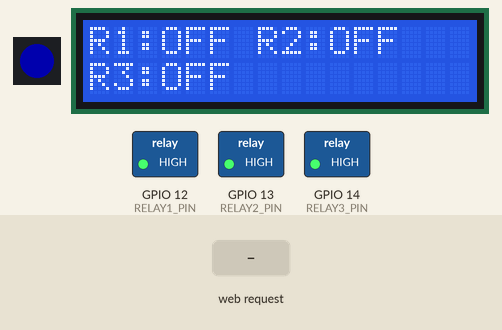
This sketch was run on a simulated ESP32. On the bench: 1 RGB LEDs in strip order, left to right, 16×2 character LCD, switched loads named in the sketch (green lamp = pin HIGH). The inputs (shaded band) are chosen by the test bench. Dim RGB values are drawn brighter than linear.

Above: at 1.7 s.
1.8 s: HTTP request GET /set?level=1 received
At 2.9 s:
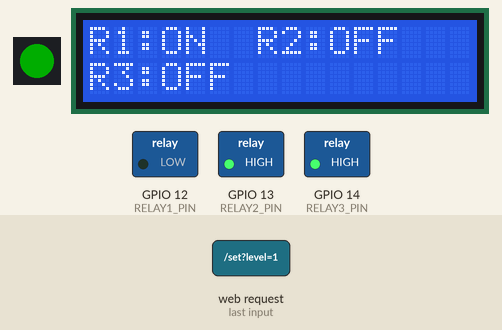
3.3 s: HTTP request GET /set?level=120 received
At 4.0 s:
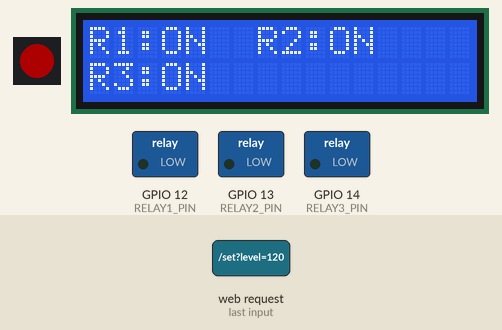
4.8 s: HTTP request GET /set?level=0 received
At 5.2 s:
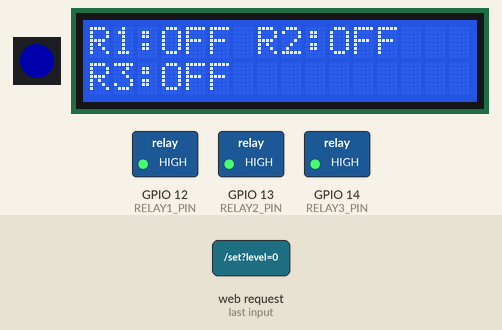
6.3 s: HTTP request GET /setRelays?level=1&r1=1&r2=1 received
At 7.5 s:
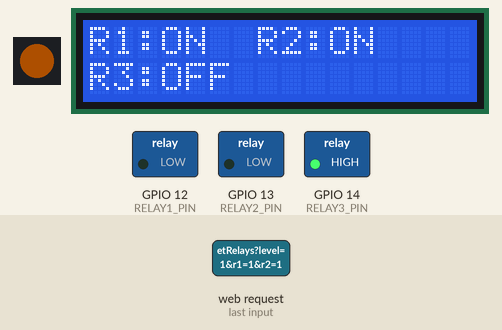
7.8 s: HTTP request GET /setRelays?level=120&r1=120&r2=120 received
At 8.6 s:
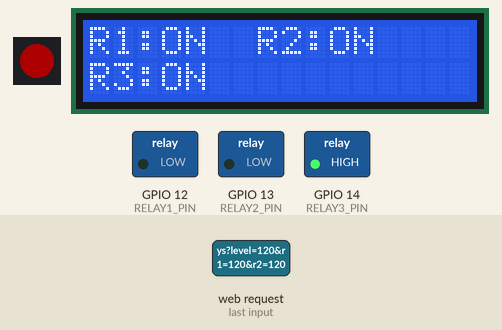
9.3 s: HTTP request GET /setRelays received
At 9.8 s:
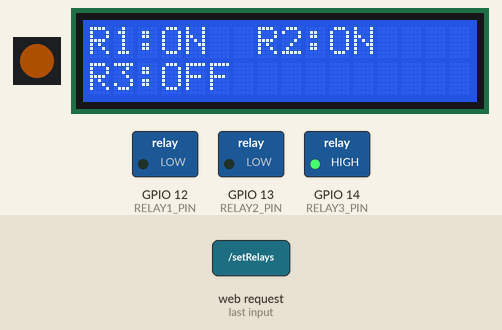
Timing chart, 0 to 11.8 s (numbered marks = the images above; inputs shaded):
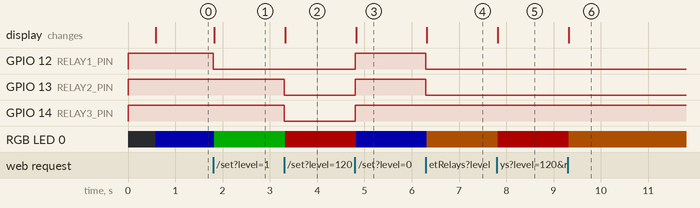

Measured:
- after the input at 1.8 s, GPIO 12 (RELAY1_PIN): HIGH → LOW at once; RGB LED 0: RGB(0, 0, 50) → RGB(0, 50, 0) at once; the display: changes at once (image 1)
- after the input at 3.3 s, GPIO 13 (RELAY2_PIN), GPIO 14 (RELAY3_PIN): HIGH → LOW at once; RGB LED 0: RGB(0, 50, 0) → RGB(50, 0, 0) at once; the display: changes at once (image 2)
- after the input at 4.8 s, GPIO 12 (RELAY1_PIN), GPIO 13 (RELAY2_PIN), GPIO 14 (RELAY3_PIN): LOW → HIGH at once; RGB LED 0: RGB(50, 0, 0) → RGB(0, 0, 50) at once; the display: changes at once (image 3)
- after the input at 6.3 s, GPIO 12 (RELAY1_PIN), GPIO 13 (RELAY2_PIN): HIGH → LOW at once; RGB LED 0: RGB(0, 0, 50) → RGB(50, 23, 0) at once; the display: changes at once (image 4)
- after the input at 7.8 s, RGB LED 0: RGB(50, 23, 0) → RGB(50, 0, 0) at once; the display: changes at once (image 5)
- after the input at 9.3 s, RGB LED 0: RGB(50, 0, 0) → RGB(50, 23, 0) at once; the display: changes at once (image 6)

The sketch:

second.ino
```cpp
#include <WiFi.h>
#include <WebServer.h>
#include <Adafruit_NeoPixel.h>
#include <Wire.h>
#include <LiquidCrystal_I2C.h>

// константы для логики реле
#define RELAY_ON  LOW
#define RELAY_OFF HIGH

const char* ssid = "Lobanov";
const char* password = "12345678";

WebServer server(80);

const int RELAY1_PIN = 12;
const int RELAY2_PIN = 13;
const int RELAY3_PIN = 14;
const int RGB_PIN = 48;
const int NUMPIXELS = 1;
Adafruit_NeoPixel pixels(NUMPIXELS, RGB_PIN, NEO_GRB + NEO_KHZ800);

int level = 0;

#define I2C_SDA 21
#define I2C_SCL 20
LiquidCrystal_I2C lcd(0x27, 16, 2);

void updateLedColor() {
  uint32_t color;
  if(level == 0)      color = pixels.Color(0,0,255);     // синий
  else if(level == 1) color = pixels.Color(0,255,0);     // зелёный
  else if(level == 2) color = pixels.Color(255,120,0);   // оранжевый
  else                color = pixels.Color(255,0,0);     // красный

  pixels.setPixelColor(0, color);
  pixels.show();
}

void updateLCD() {
  lcd.clear();
  lcd.setCursor(0,0);
  lcd.print("R1:");
  lcd.print(level >= 1 ? "ON " : "OFF");
  lcd.print(" R2:");
  lcd.print(level >= 2 ? "ON" : "OFF");

  lcd.setCursor(0,1);
  lcd.print("R3:");
  lcd.print(level >= 3 ? "ON " : "OFF");
}

void applyLevel(int lvl) {
  level = constrain(lvl, 0, 3);

  // прямое управление пинами
  digitalWrite(RELAY1_PIN, (level >= 1) ? RELAY_ON : RELAY_OFF);
  digitalWrite(RELAY2_PIN, (level >= 2) ? RELAY_ON : RELAY_OFF);
  digitalWrite(RELAY3_PIN, (level >= 3) ? RELAY_ON : RELAY_OFF);

  updateLedColor();
  updateLCD();
}

void handlePing() {
  server.send(200, "text/plain", "alive");
}

void applyRelays(int r1, int r2, int r3) {

  digitalWrite(RELAY1_PIN, r1 ? RELAY_ON : RELAY_OFF);
  digitalWrite(RELAY2_PIN, r2 ? RELAY_ON : RELAY_OFF);
  digitalWrite(RELAY3_PIN, r3 ? RELAY_ON : RELAY_OFF);

  level = r1 + r2 + r3;

  updateLedColor();
  updateLCD();
}

void handleStatus() {
  // читаем текущее состояние пинов
  int r1 = digitalRead(RELAY1_PIN);
  int r2 = digitalRead(RELAY2_PIN);
  int r3 = digitalRead(RELAY3_PIN);

  String json = "{";
  json += "\"level\":" + String(level) + ",";
  json += "\"r1\":" + String(r1) + ",";
  json += "\"r2\":" + String(r2) + ",";
  json += "\"r3\":" + String(r3);
  json += "}";
  server.send(200, "application/json", json);
}

void handleSetLevel() {
  if(!server.hasArg("level")) {
    server.send(400, "text/plain", "missing level");
    return;
  }
  applyLevel(server.arg("level").toInt());
  handleStatus();
}

void handleSetRelays() {

  int r1 = (digitalRead(RELAY1_PIN) == RELAY_ON);
  int r2 = (digitalRead(RELAY2_PIN) == RELAY_ON);
  int r3 = (digitalRead(RELAY3_PIN) == RELAY_ON);

  if(server.hasArg("r1")) r1 = server.arg("r1").toInt();
  if(server.hasArg("r2")) r2 = server.arg("r2").toInt();
  if(server.hasArg("r3")) r3 = server.arg("r3").toInt();

  applyRelays(r1, r2, r3);

  handleStatus();
}

void setup() {
  Serial.begin(115200);

  digitalWrite(RELAY1_PIN, RELAY_OFF);
  digitalWrite(RELAY2_PIN, RELAY_OFF);
  digitalWrite(RELAY3_PIN, RELAY_OFF);

  pinMode(RELAY1_PIN, OUTPUT);
  pinMode(RELAY2_PIN, OUTPUT);
  pinMode(RELAY3_PIN, OUTPUT);

  pixels.begin();
  pixels.setBrightness(50);
  Wire.begin(I2C_SDA, I2C_SCL);
  lcd.init();
  lcd.backlight();

  delay(500); // даем время железу "проснуться"
  applyLevel(0);

  WiFi.softAP(ssid, password);
  server.on("/ping", handlePing);
  server.on("/status", handleStatus);
  server.on("/set", handleSetLevel);
  server.on("/setRelays", handleSetRelays);
  server.begin();
}

void loop() {
  server.handleClient();
}
```
